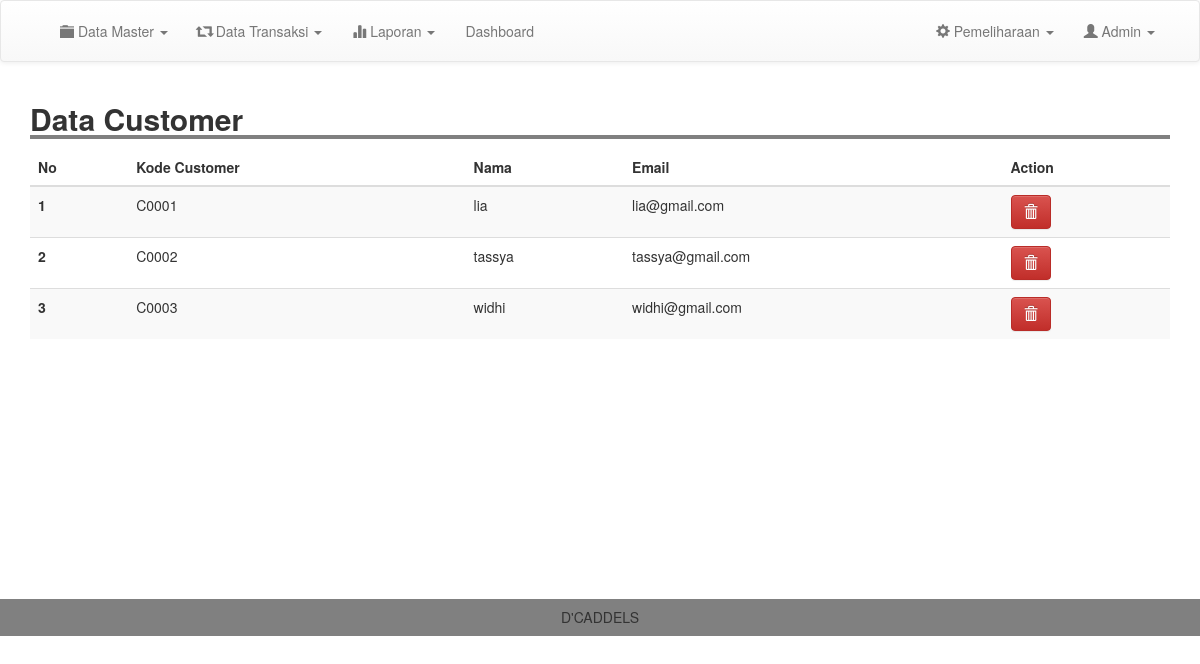
The app's page /admin/m_customer.php (signed in) with its own data.
### tables this page shows
CREATE TABLE `customer` (
  `kode_customer` varchar(100) NOT NULL,
  `nama` varchar(100) NOT NULL,
  `email` varchar(100) NOT NULL,
  `username` varchar(100) NOT NULL,
  `password` varchar(100) NOT NULL,
  `telp` varchar(200) NOT NULL
);

### admin/m_customer.php (the view, shortened to what this page needs)
<?php
include 'header.php';
?>
<div class="container">
	<h2 style=" width: 100%; border-bottom: 4px solid gray"><b>Data Customer</b></h2>
	<table class="table table-striped">
		<thead>
			<tr>
				<th scope="col">No</th>
				<th scope="col">Kode Customer</th>
				<th scope="col">Nama</th>
				<th scope="col">Email</th>
				<th scope="col">Action</th>
			</tr>
		</thead>
		<tbody>
			<?php
			$result = mysqli_query($conn, "SELECT * FROM customer order by kode_customer asc");
			$no =1;
			while ($row = mysqli_fetch_assoc($result)) {
				?>
				<tr>
					<th scope="row"><?php echo $no; ?></th>
					<td><?= $row['kode_customer'];  ?></td>
					<td><?= $row['nama'];  ?></td>
					<td><?= $row['email'];  ?></td>
					<td><a href="m_customer.php?kode=<?php echo $row['kode_customer'];?>&page=del" class="btn btn-danger" onclick="return confirm('Yakin Ingin Menghapus Data ?')"><i class="glyphicon glyphicon-trash"></i> </a></td>
				</tr>
				<?php
				$no++;
			}
			?>
		</tbody>
	</table>
</div>
<br>
<br>
<br>
<br>
<br>
<br>
<br>
<br>
<br>
<br>
<br>
<br>
<?php
include 'footer.php';
?>

### css/style.css (style rules this page uses)
body { margin:0; padding: 0; }

### records on screen
customer: kode_customer "C0001", nama "lia", email "lia@gmail.com"
customer: kode_customer "C0002", nama "tassya", email "tassya@gmail.com"
customer: kode_customer "C0003", nama "widhi", email "widhi@gmail.com"
